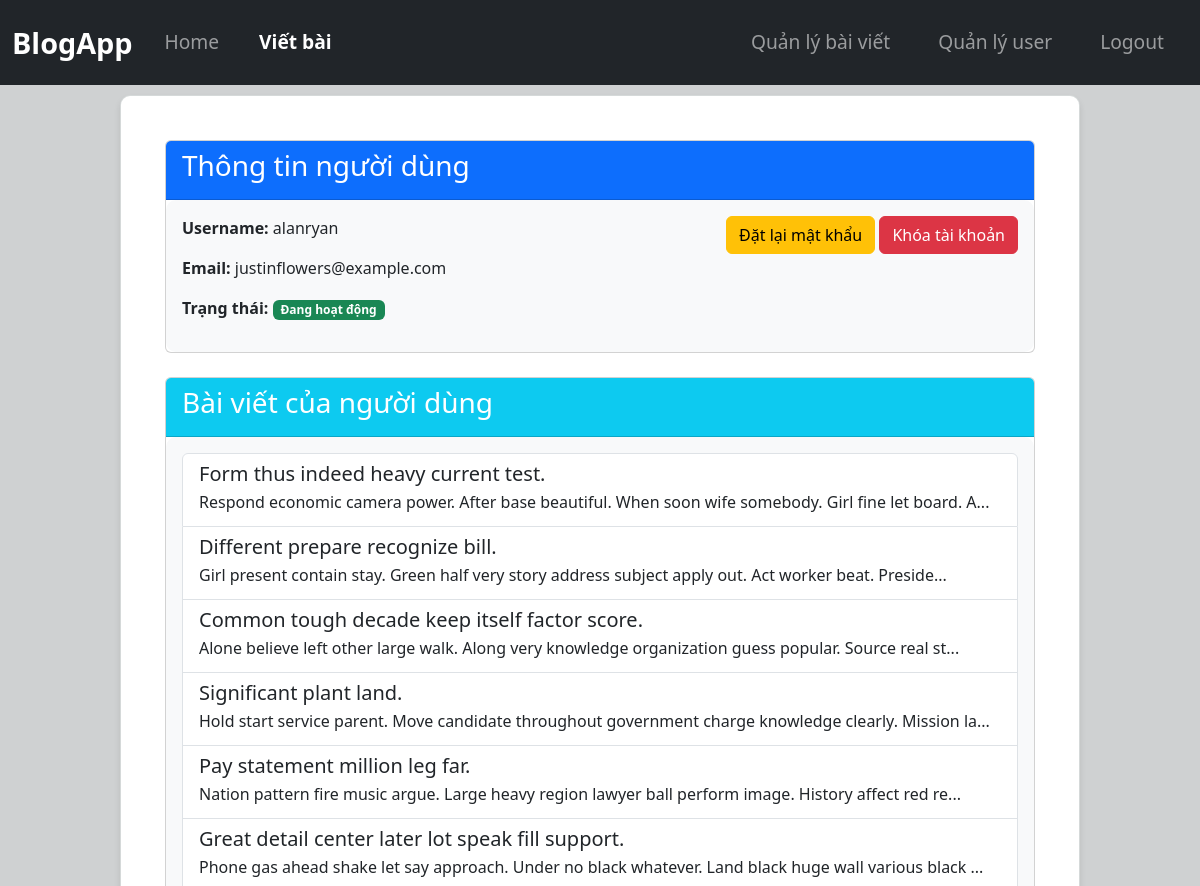
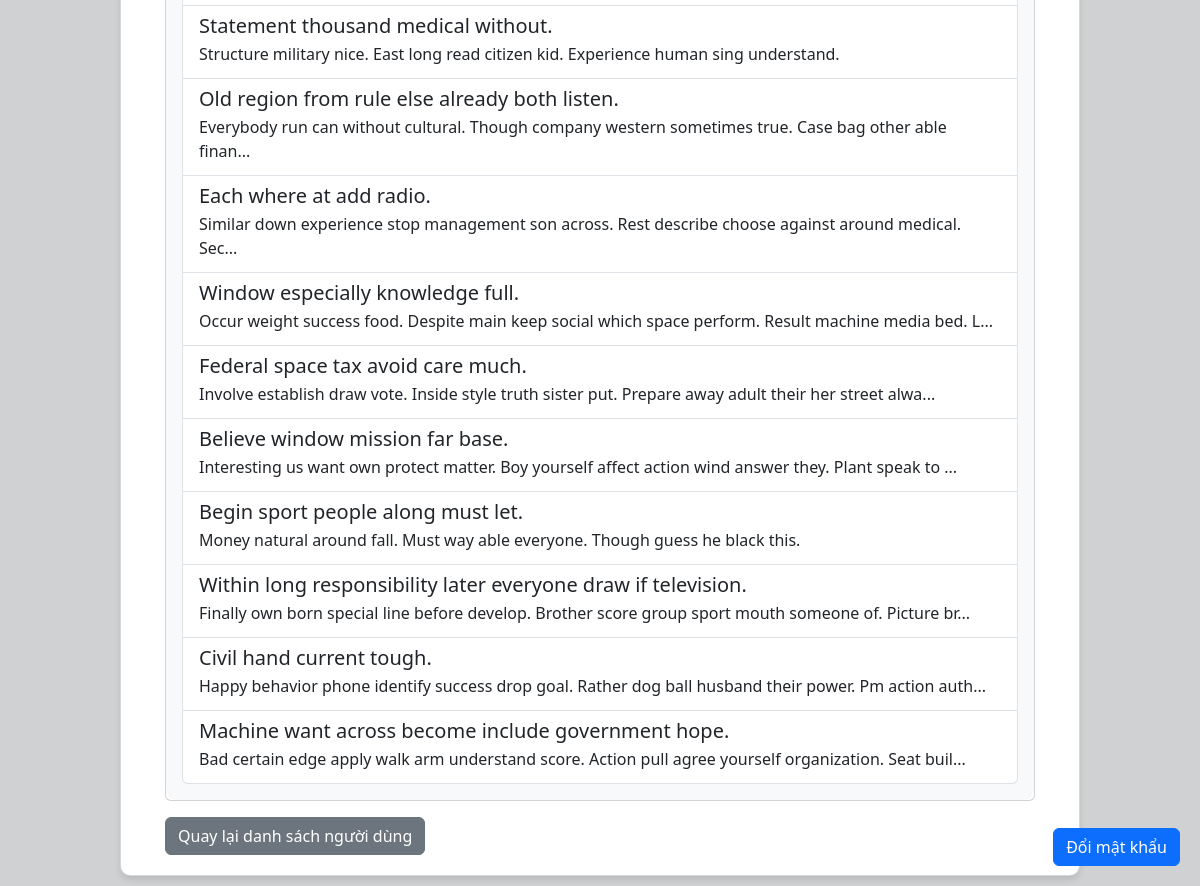
/admin/user-detail/2 (signed in), run on the app's committed database (2 pictures, top to bottom).
### tables this page shows
CREATE TABLE users (
            id INTEGER PRIMARY KEY AUTOINCREMENT,
            username TEXT UNIQUE NOT NULL,
            email TEXT UNIQUE NOT NULL,
            password TEXT NOT NULL,
            is_admin INTEGER DEFAULT 0,
            is_ban INTEGER DEFAULT 0
        );

CREATE TABLE posts (
            id INTEGER PRIMARY KEY AUTOINCREMENT,
            title TEXT NOT NULL,
            content TEXT NOT NULL,
            username TEXT,
            date_posted TIMESTAMP DEFAULT CURRENT_TIMESTAMP
        );

### app/routes_account.py (the view)
@user_bp.route("/admin/user-detail/<int:user_id>")
@login_required
def user_detail(user_id):
    if not current_user.is_authenticated or not current_user.is_admin:
        flash("Bạn không có quyền thực hiện thao tác này!", "danger")
        return redirect(url_for("post_bp.home"))
    user = get_user_by_id(user_id)
    if not user:
        flash("Không tìm thấy người dùng!", "danger")
        return redirect(url_for("user_bp.admin_users"))
    db = get_db()
    posts = db.execute("SELECT * FROM posts WHERE username = ? ORDER BY date_posted DESC", (user['username'],)).fetchall()
    return render_template("admin_user_detail.html", user=user, posts=posts)

### app/__init__.py (called while the page is built)
def create_app():
    app = Flask(__name__)
    app.config["SECRET_KEY"] = "dev"
    app.teardown_appcontext(close_db)
    login_manager = LoginManager()
    login_manager.init_app(app)
    @login_manager.user_loader
    def load_user(user_id):
        user = get_user_by_id(user_id)
        if user is None:
            return None
        return User(user['id'], user['username'], user['email'], user['is_admin'], user['is_ban'])
    from app.routes_account import user_bp
    from app.routes_post import post_bp
    app.register_blueprint(post_bp)
    app.register_blueprint(user_bp)
    return app

### app/db.py (called while the page is built)
def get_db():
    if "db" not in g:
        g.db = sqlite3.connect(DATABASE)
        g.db.row_factory = sqlite3.Row  # Trả về dict thay vì tuple
    return g.db

def get_user_by_id(user_id):
    db = get_db()
    user = db.execute("SELECT * FROM users WHERE id = ?", (user_id,)).fetchone()
    return user if user else None

### app/templates/admin_user_detail.html (shortened to what this page needs)
{% extends "base.html" %}
{% block content %}
<div class="container mt-4">
    <div class="card mb-4">
        <div class="card-header bg-primary text-white">
            <h3>Thông tin người dùng</h3>
        </div>
        <div class="card-body">
            <div class="row">
                <div class="col-md-6">
                    <p><strong>Username:</strong> {{ user.username }}</p>
                    <p><strong>Email:</strong> {{ user.email }}</p>
                    <p><strong>Trạng thái:</strong>
                        {% if user.is_ban == 1 %}
                            <span class="badge bg-danger">Đã khóa</span>
                        {% else %}
                            <span class="badge bg-success">Đang hoạt động</span>
                        {% endif %}
                    </p>
                </div>
                <div class="col-md-6 text-end">
                    <a href="{{ url_for('user_bp.reset_password', user_id=user.id) }}" class="btn btn-warning">Đặt lại mật khẩu</a>
                    {% if user.is_ban == 1 %}
                        <form method="POST" action="{{ url_for('user_bp.toggle_ban') }}" style="display: inline;">
                            <input type="hidden" name="un_ban_user" value="{{ user.id }}">
                            <button type="submit" class="btn btn-success">Mở khóa tài khoản</button>
                        </form>
                    {% else %}
                        <form method="POST" action="{{ url_for('user_bp.toggle_ban') }}" style="display: inline;">
                            <button type="submit" class="btn btn-danger">Khóa tài khoản</button>
                        </form>
                    {% endif %}
                </div>
            </div>
        </div>
    </div>
    <div class="card">
        <div class="card-header bg-info text-white">
            <h3>Bài viết của người dùng</h3>
        </div>
        <div class="card-body">
            {% if posts %}
                <div class="list-group">
                    {% for post in posts %}
                        <a href="{{ url_for('post_bp.post_detail', post_id=post.id) }}" class="list-group-item list-group-item-action">
                            <div class="d-flex w-100 justify-content-between">
                                <h5 class="mb-1">{{ post.title }}</h5>
                            </div>
                            <p class="mb-1">{{ post.content[:100] }}{% if post.content|length > 100 %}...{% endif %}</p>
                        </a>
                    {% endfor %}
                </div>
            {% else %}
                <p class="text-muted">Người dùng chưa có bài viết nào.</p>
            {% endif %}
        </div>
    </div>
    <div class="mt-3">
        <a href="{{ url_for('user_bp.admin_users') }}" class="btn btn-secondary">Quay lại danh sách người dùng</a>
    </div>
</div>
{% endblock %}

### app/static/css/style.css (style rules this page uses)
body { background-color: #cfd1d2; color: #333333; }
.card-body { border-radius: 10px; border: 1px ; overflow: hidden; background-color: #F8F9FA ; }
.container { max-width: 1200px; }

### data on the page
users: username "alanryan", email "justinflowers@example.com"
posts: title "Form thus indeed heavy current test.", content "Respond economic camera power. After base beautiful. When soon wife somebody. Girl fine let board. A"
posts: title "Different prepare recognize bill.", content "Girl present contain stay. Green half very story address subject apply out. Act worker beat. Preside"
posts: title "Common tough decade keep itself factor score.", content "Alone believe left other large walk. Along very knowledge organization guess popular. Source real st"
posts: title "Significant plant land.", content "Hold start service parent. Move candidate throughout government charge knowledge clearly. Mission la"
posts: title "Pay statement million leg far.", content "Nation pattern fire music argue. Large heavy region lawyer ball perform image. History affect red re"
posts: title "Great detail center later lot speak fill support.", content "Phone gas ahead shake let say approach. Under no black whatever. Land black huge wall various black"
posts: title "Statement thousand medical without.", content "Structure military nice. East long read citizen kid. Experience human sing understand."
posts: title "Old region from rule else already both listen.", content "Everybody run can without cultural. Though company western sometimes true. Case bag other able finan"
posts: title "Each where at add radio.", content "Similar down experience stop management son across. Rest describe choose against around medical. Sec"
posts: title "Window especially knowledge full.", content "Occur weight success food. Despite main keep social which space perform. Result machine media bed. L"
posts: title "Federal space tax avoid care much.", content "Involve establish draw vote. Inside style truth sister put. Prepare away adult their her street alwa"
posts: title "Believe window mission far base.", content "Interesting us want own protect matter. Boy yourself affect action wind answer they. Plant speak to"
posts: title "Begin sport people along must let.", content "Money natural around fall. Must way able everyone. Though guess he black this."
posts: title "Within long responsibility later everyone draw if television.", content "Finally own born special line before develop. Brother score group sport mouth someone of. Picture br"
posts: title "Civil hand current tough.", content "Happy behavior phone identify success drop goal. Rather dog ball husband their power. Pm action auth"
posts: title "Machine want across become include government hope.", content "Bad certain edge apply walk arm understand score. Action pull agree yourself organization. Seat buil"
